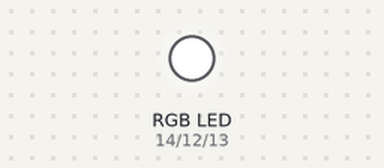
The sketch below on a simulated ESP8266 (NodeMCU). Parts: an RGB LED mixed from three pins (HIGH = lit). WiFi joins after 1.5 s; servers stay silent unless stated.

Above: at 0.1 s.
At 4.4 s:
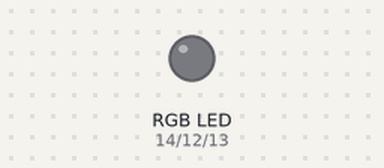
Timing chart, 0 to 6.1 s (numbered marks = the images above):
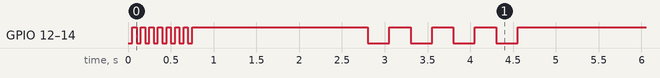

The sketch:

NetworkUDP_RGB.ino
```cpp
#include <ESP8266WiFi.h>
#include <WiFiUdp.h>

#define GREEN_PIN 12
#define RED_PIN 14
#define BLUE_PIN 13

const char *ssid = "microwave";
const char *password = "AllergutenDingesinddrei";

WiFiUDP udp;
unsigned int localPort = 80 ;

void setup() {
  pinMode(RED_PIN, OUTPUT);
  pinMode(GREEN_PIN, OUTPUT);
  pinMode(BLUE_PIN, OUTPUT);

  //Serial.begin(115200);
  blink(8, 50);
  // Connect to Wi-Fi
  WiFi.begin(ssid, password);
  while (WiFi.status() != WL_CONNECTED) {
    delay(1000);
  }
  blink(4, 250);
  udp.begin(localPort);
  //Serial.println(WiFi.localIP());

}

void loop() {
  while (udp.parsePacket() > 0 && udp.available() > 0) {  // Check for at least one byte
    char packetBuffer[255]; // Buffer to hold incoming packet
    int len = udp.read(packetBuffer, 255); // Read the packet into buffer
    if (len > 0) {
      packetBuffer[len] = 0; // Null-terminate the string
      // Parse the comma-separated integers
      int r, g, b;
      sscanf(packetBuffer, "%d,%d,%d", &r, &g, &b);
      change_LED(r, g, b);
      //Serial.println(String(r) + "\t" + String(g) + "\t" + String(b));
    }
  }
}

void change_LED(int r, int g, int b) {
  analogWrite(RED_PIN, r);
  analogWrite(GREEN_PIN, g);
  analogWrite(BLUE_PIN, b);
}

void blink(int x, int time) {
  for (int i = 0; i < x; i++) {
    change_LED(0, 0, 0);
    delay(time);
    change_LED(255, 255, 255);
    delay(time);
  }
}
```
